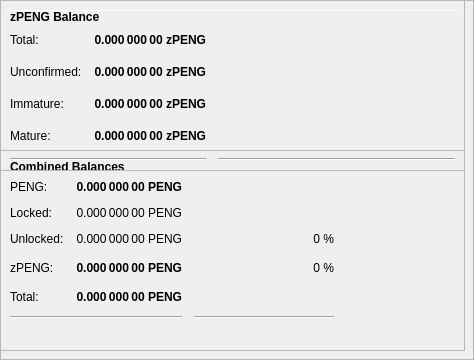
        <widget class="QFrame" name="frameObfuscation">
         <property name="minimumSize">
          <size>
           <width>0</width>
           <height>350</height>
          </size>
         </property>
         <property name="layoutDirection">
          <enum>Qt::LeftToRight</enum>
         </property>
         <property name="frameShape">
          <enum>QFrame::StyledPanel</enum>
         </property>
         <property name="frameShadow">
          <enum>QFrame::Raised</enum>
         </property>
         <widget class="QPushButton" name="runAutoDenom">
          <property name="geometry">
           <rect>
            <x>251</x>
            <y>17</y>
            <width>1</width>
            <height>1</height>
           </rect>
          </property>
          <property name="palette">
           <palette>
            <active>
             <colorrole role="WindowText">
              <brush brushstyle="SolidPattern">
               <color alpha="255">
                <red>0</red>
                <green>0</green>
                <blue>0</blue>
               </color>
              </brush>
             </colorrole>
             <colorrole role="Button">
              <brush brushstyle="SolidPattern">
               <color alpha="255">
                <red>239</red>
                <green>238</green>
                <blue>238</blue>
               </color>
              </brush>
             </colorrole>
             <colorrole role="Light">
              <brush brushstyle="SolidPattern">
               <color alpha="255">
                <red>255</red>
                <green>255</green>
                <blue>255</blue>
               </color>
              </brush>
             </colorrole>
             <colorrole role="Midlight">
              <brush brushstyle="SolidPattern">
               <color alpha="255">
                <red>247</red>
                <green>246</green>
                <blue>246</blue>
               </color>
              </brush>
             </colorrole>
             <colorrole role="Dark">
              <brush brushstyle="SolidPattern">
               <color alpha="255">
                <red>119</red>
                <green>119</green>
                <blue>119</blue>
               </color>
              </brush>
             </colorrole>
             <colorrole role="Mid">
              <brush brushstyle="SolidPattern">
               <color alpha="255">
                <red>159</red>
                <green>159</green>
                <blue>159</blue>
               </color>
              </brush>
             </colorrole>
             <colorrole role="Text">
              <brush brushstyle="SolidPattern">
               <color alpha="255">
                <red>0</red>
                <green>0</green>
                <blue>0</blue>
               </color>
              </brush>
             </colorrole>
             <colorrole role="BrightText">
              <brush brushstyle="SolidPattern">
               <color alpha="255">
                <red>255</red>
                <green>255</green>
                <blue>255</blue>
               </color>
              </brush>
             </colorrole>
             <colorrole role="ButtonText">
              <brush brushstyle="SolidPattern">
               <color alpha="255">
                <red>0</red>
                <green>0</green>
                <blue>0</blue>
               </color>
              </brush>
             </colorrole>
             <colorrole role="Base">
              <brush brushstyle="SolidPattern">
               <color alpha="255">
                <red>255</red>
                <green>255</green>
                <blue>255</blue>
               </color>
              </brush>
             </colorrole>
             <colorrole role="Window">
              <brush brushstyle="SolidPattern">
               <color alpha="255">
                <red>239</red>
                <green>238</green>
                <blue>238</blue>
               </color>
              </brush>
             </colorrole>
             <colorrole role="Shadow">
              <brush brushstyle="SolidPattern">
               <color alpha="255">
                <red>0</red>
                <green>0</green>
                <blue>0</blue>
               </color>
              </brush>
             </colorrole>
             <colorrole role="AlternateBase">
              <brush brushstyle="SolidPattern">
               <color alpha="255">
                <red>247</red>
                <green>246</green>
                <blue>246</blue>
               </color>
              </brush>
             </colorrole>
             <colorrole role="ToolTipBase">
              <brush brushstyle="SolidPattern">
               <color alpha="255">
                <red>255</red>
                <green>255</green>
                <blue>220</blue>
               </color>
              </brush>
             </colorrole>
             <colorrole role="ToolTipText">
              <brush brushstyle="SolidPattern">
               <color alpha="255">
                <red>0</red>
                <green>0</green>
                <blue>0</blue>
               </color>
              </brush>
             </colorrole>
            </active>
            <inactive>
             <colorrole role="WindowText">
              <brush brushstyle="SolidPattern">
               <color alpha="255">
                <red>0</red>
                <green>0</green>
                <blue>0</blue>
               </color>
              </brush>
             </colorrole>
             <colorrole role="Button">
              <brush brushstyle="SolidPattern">
               <color alpha="255">
                <red>239</red>
                <green>238</green>
                <blue>238</blue>
               </color>
              </brush>
             </colorrole>
             <colorrole role="Light">
              <brush brushstyle="SolidPattern">
               <color alpha="255">
                <red>255</red>
                <green>255</green>
                <blue>255</blue>
               </color>
              </brush>
             </colorrole>
             <colorrole role="Midlight">
              <brush brushstyle="SolidPattern">
               <color alpha="255">
                <red>247</red>
                <green>246</green>
                <blue>246</blue>
               </color>
              </brush>
             </colorrole>
             <colorrole role="Dark">
              <brush brushstyle="SolidPattern">
               <color alpha="255">
                <red>119</red>
                <green>119</green>
                <blue>119</blue>
               </color>
              </brush>
             </colorrole>
             <colorrole role="Mid">
              <brush brushstyle="SolidPattern">
               <color alpha="255">
                <red>159</red>
                <green>159</green>
                <blue>159</blue>
               </color>
              </brush>
             </colorrole>
             <colorrole role="Text">
              <brush brushstyle="SolidPattern">
               <color alpha="255">
                <red>0</red>
                <green>0</green>
                <blue>0</blue>
               </color>
              </brush>
             </colorrole>
             <colorrole role="BrightText">
              <brush brushstyle="SolidPattern">
               <color alpha="255">
                <red>255</red>
                <green>255</green>
                <blue>255</blue>
               </color>
              </brush>
             </colorrole>
             <colorrole role="ButtonText">
              <brush brushstyle="SolidPattern">
               <color alpha="255">
                <red>0</red>
                <green>0</green>
                <blue>0</blue>
               </color>
              </brush>
             </colorrole>
             <colorrole role="Base">
              <brush brushstyle="SolidPattern">
               <color alpha="255">
                <red>255</red>
                <green>255</green>
                <blue>255</blue>
               </color>
              </brush>
             </colorrole>
             <colorrole role="Window">
              <brush brushstyle="SolidPattern">
               <color alpha="255">
                <red>239</red>
                <green>238</green>
                <blue>238</blue>
               </color>
              </brush>
             </colorrole>
             <colorrole role="Shadow">
              <brush brushstyle="SolidPattern">
               <color alpha="255">
                <red>0</red>
                <green>0</green>
                <blue>0</blue>
               </color>
              </brush>
             </colorrole>
             <colorrole role="AlternateBase">
              <brush brushstyle="SolidPattern">
               <color alpha="255">
                <red>247</red>
                <green>246</green>
                <blue>246</blue>
               </color>
              </brush>
             </colorrole>
             <colorrole role="ToolTipBase">
              <brush brushstyle="SolidPattern">
               <color alpha="255">
                <red>255</red>
                <green>255</green>
                <blue>220</blue>
               </color>
              </brush>
             </colorrole>
             <colorrole role="ToolTipText">
              <brush brushstyle="SolidPattern">
               <color alpha="255">
                <red>0</red>
                <green>0</green>
                <blue>0</blue>
               </color>
              </brush>
             </colorrole>
            </inactive>
            <disabled>
             <colorrole role="WindowText">
              <brush brushstyle="SolidPattern">
               <color alpha="255">
                <red>119</red>
                <green>119</green>
                <blue>119</blue>
               </color>
              </brush>
             </colorrole>
             <colorrole role="Button">
              <brush brushstyle="SolidPattern">
               <color alpha="255">
                <red>239</red>
                <green>238</green>
                <blue>238</blue>
               </color>
              </brush>
             </colorrole>
             <colorrole role="Light">
              <brush brushstyle="SolidPattern">
               <color alpha="255">
                <red>255</red>
                <green>255</green>
                <blue>255</blue>
               </color>
              </brush>
             </colorrole>
             <colorrole role="Midlight">
              <brush brushstyle="SolidPattern">
               <color alpha="255">
                <red>247</red>
                <green>246</green>
                <blue>246</blue>
               </color>
              </brush>
             </colorrole>
             <colorrole role="Dark">
              <brush brushstyle="SolidPattern">
               <color alpha="255">
                <red>119</red>
                <green>119</green>
                <blue>119</blue>
               </color>
              </brush>
             </colorrole>
             <colorrole role="Mid">
              <brush brushstyle="SolidPattern">
               <color alpha="255">
                <red>159</red>
                <green>159</green>
                <blue>159</blue>
               </color>
              </brush>
             </colorrole>
             <colorrole role="Text">
              <brush brushstyle="SolidPattern">
               <color alpha="255">
                <red>119</red>
                <green>119</green>
                <blue>119</blue>
               </color>
              </brush>
             </colorrole>
             <colorrole role="BrightText">
              <brush brushstyle="SolidPattern">
               <color alpha="255">
                <red>255</red>
                <green>255</green>
                <blue>255</blue>
               </color>
              </brush>
             </colorrole>
             <colorrole role="ButtonText">
              <brush brushstyle="SolidPattern">
               <color alpha="255">
                <red>119</red>
                <green>119</green>
                <blue>119</blue>
               </color>
              </brush>
             </colorrole>
             <colorrole role="Base">
              <brush brushstyle="SolidPattern">
               <color alpha="255">
                <red>239</red>
                <green>238</green>
                <blue>238</blue>
               </color>
              </brush>
             </colorrole>
             <colorrole role="Window">
              <brush brushstyle="SolidPattern">
               <color alpha="255">
                <red>239</red>
                <green>238</green>
                <blue>238</blue>
               </color>
              </brush>
             </colorrole>
             <colorrole role="Shadow">
              <brush brushstyle="SolidPattern">
               <color alpha="255">
                <red>0</red>
                <green>0</green>
                <blue>0</blue>
               </color>
              </brush>
             </colorrole>
             <colorrole role="AlternateBase">
              <brush brushstyle="SolidPattern">
               <color alpha="255">
                <red>239</red>
                <green>238</green>
                <blue>238</blue>
               </color>
              </brush>
             </colorrole>
             <colorrole role="ToolTipBase">
              <brush brushstyle="SolidPattern">
               <color alpha="255">
                <red>255</red>
                <green>255</green>
                <blue>220</blue>
               </color>
              </brush>
             </colorrole>
             <colorrole role="ToolTipText">
              <brush brushstyle="SolidPattern">
               <color alpha="255">
                <red>0</red>
                <green>0</green>
                <blue>0</blue>
               </color>
              </brush>
             </colorrole>
            </disabled>
           </palette>
          </property>
          <property name="focusPolicy">
           <enum>Qt::NoFocus</enum>
          </property>
          <property name="autoFillBackground">
           <bool>true</bool>
          </property>
          <property name="text">
           <string/>
          </property>
          <property name="flat">
           <bool>true</bool>
          </property>
         </widget>
         <widget class="Line" name="line">
          <property name="geometry">
           <rect>
            <x>7</x>
            <y>10</y>
            <width>451</width>
            <height>1</height>
           </rect>
          </property>
          <property name="orientation">
           <enum>Qt::Horizontal</enum>
          </property>
         </widget>
         <widget class="QFrame" name="frame_3">
          <property name="geometry">
           <rect>
            <x>0</x>
            <y>150</y>
            <width>465</width>
            <height>201</height>
           </rect>
          </property>
          <property name="frameShape">
           <enum>QFrame::StyledPanel</enum>
          </property>
          <property name="frameShadow">
           <enum>QFrame::Raised</enum>
          </property>
          <layout class="QVBoxLayout" name="verticalLayout_5">
           <item>
            <layout class="QHBoxLayout" name="horizontalLayout_5" stretch="0">
             <item>
              <widget class="QLabel" name="label_5z">
               <property name="maximumSize">
                <size>
                 <width>16777215</width>
                 <height>20</height>
                </size>
               </property>
               <property name="font">
                <font>
                 <weight>75</weight>
                 <bold>true</bold>
                </font>
               </property>
               <property name="toolTip">
                <string>Combined Balances (including unconfirmed and immature coins)</string>
               </property>
               <property name="text">
                <string>&lt;html&gt;&lt;head/&gt;&lt;body&gt;&lt;p&gt;Combined Balances&lt;/p&gt;&lt;/body&gt;&lt;/html&gt;</string>
               </property>
              </widget>
             </item>
            </layout>
           </item>
           <item>
            <layout class="QGridLayout" name="gridLayout_3">
             <property name="spacing">
              <number>12</number>
             </property>
             <item row="7" column="0" colspan="2">
              <widget class="Line" name="lineSpendableBalance_3">
               <property name="orientation">
                <enum>Qt::Horizontal</enum>
               </property>
              </widget>
             </item>
             <item row="7" column="2">
              <widget class="Line" name="lineWatchBalance_3">
               <property name="sizePolicy">
                <sizepolicy hsizetype="Preferred" vsizetype="Fixed">
                 <horstretch>0</horstretch>
                 <verstretch>0</verstretch>
                </sizepolicy>
               </property>
               <property name="minimumSize">
                <size>
                 <width>140</width>
                 <height>0</height>
                </size>
               </property>
               <property name="orientation">
                <enum>Qt::Horizontal</enum>
               </property>
              </widget>
             </item>
             <item row="4" column="1">
              <widget class="QLabel" name="labelzBalancez">
               <property name="font">
                <font>
                 <weight>75</weight>
                 <bold>true</bold>
                </font>
               </property>
               <property name="cursor">
                <cursorShape>IBeamCursor</cursorShape>
               </property>
               <property name="toolTip">
                <string>Total of transactions that have yet to be confirmed, and do not yet count toward the spendable balance</string>
               </property>
               <property name="text">
                <string notr="true">0.000 000 00 PENG</string>
               </property>
               <property name="alignment">
                <set>Qt::AlignRight|Qt::AlignTrailing|Qt::AlignVCenter</set>
               </property>
               <property name="textInteractionFlags">
                <set>Qt::LinksAccessibleByMouse|Qt::TextSelectableByKeyboard|Qt::TextSelectableByMouse</set>
               </property>
              </widget>
             </item>
             <item row="6" column="1">
              <widget class="QLabel" name="labelTotalz">
               <property name="font">
                <font>
                 <weight>75</weight>
                 <bold>true</bold>
                </font>
               </property>
               <property name="cursor">
                <cursorShape>IBeamCursor</cursorShape>
               </property>
               <property name="toolTip">
                <string>Total Balance, including unconfirmed and immature coins.</string>
               </property>
               <property name="text">
                <string notr="true">0.000 000 00 PENG</string>
               </property>
               <property name="alignment">
                <set>Qt::AlignRight|Qt::AlignTrailing|Qt::AlignVCenter</set>
               </property>
               <property name="textInteractionFlags">
                <set>Qt::LinksAccessibleByMouse|Qt::TextSelectableByKeyboard|Qt::TextSelectableByMouse</set>
               </property>
              </widget>
             </item>
             <item row="4" column="3">
              <spacer name="horizontalSpacer_6">
               <property name="orientation">
                <enum>Qt::Horizontal</enum>
               </property>
               <property name="sizeHint" stdset="0">
                <size>
                 <width>40</width>
                 <height>20</height>
                </size>
               </property>
              </spacer>
             </item>
             <item row="6" column="0">
              <widget class="QLabel" name="labelTotalTextz">
               <property name="text">
                <string>Total:</string>
               </property>
              </widget>
             </item>
             <item row="1" column="0">
              <widget class="QLabel" name="labelBalanceTextz">
               <property name="text">
                <string>PENG:</string>
               </property>
              </widget>
             </item>
             <item row="1" column="1">
              <widget class="QLabel" name="labelBalancez">
               <property name="font">
                <font>
                 <weight>75</weight>
                 <bold>true</bold>
                </font>
               </property>
               <property name="cursor">
                <cursorShape>IBeamCursor</cursorShape>
               </property>
               <property name="toolTip">
                <string>Your current spendable balance</string>
               </property>
               <property name="text">
                <string notr="true">0.000 000 00 PENG</string>
               </property>
               <property name="alignment">
                <set>Qt::AlignRight|Qt::AlignTrailing|Qt::AlignVCenter</set>
               </property>
               <property name="textInteractionFlags">
                <set>Qt::LinksAccessibleByMouse|Qt::TextSelectableByKeyboard|Qt::TextSelectableByMouse</set>
               </property>
              </widget>
             </item>
             <item row="4" column="0">
              <widget class="QLabel" name="labelzBalanceTextz">
               <property name="toolTip">
                <string/>
               </property>
               <property name="text">
                <string>zPENG:</string>
               </property>
              </widget>
             </item>
             <item row="4" column="2">
              <widget class="QLabel" name="labelzPENGPercent">
               <property name="toolTip">
                <string>Current percentage of zPENG.
If AutoMint is enabled this percentage will settle around the configured AutoMint percentage (default = 10%)</string>
               </property>
               <property name="text">
                <string>0 %</string>
               </property>
               <property name="alignment">
                <set>Qt::AlignRight|Qt::AlignTrailing|Qt::AlignVCenter</set>
               </property>
              </widget>
             </item>
             <item row="6" column="2">
              <widget class="QLabel" name="label100Percent">
               <property name="text">
                <string/>
               </property>
               <property name="alignment">
                <set>Qt::AlignRight|Qt::AlignTrailing|Qt::AlignVCenter</set>
               </property>
              </widget>
             </item>
             <item row="2" column="1">
              <widget class="QLabel" name="labelLockedBalance">
               <property name="toolTip">
                <string>Locked PENG or Masternode collaterals. These are excluded from zPENG minting.</string>
               </property>
               <property name="text">
                <string>0.000 000 00 PENG</string>
               </property>
               <property name="alignment">
                <set>Qt::AlignRight|Qt::AlignTrailing|Qt::AlignVCenter</set>
               </property>
              </widget>
             </item>
             <item row="2" column="0">
              <widget class="QLabel" name="labelLockedBalanceText">
               <property name="toolTip">
                <string>Locked PENG or Masternode collaterals. These are excluded from zPENG minting.</string>
               </property>
               <property name="text">
                <string>Locked:</string>
               </property>
              </widget>
             </item>
             <item row="3" column="0">
              <widget class="QLabel" name="labelUnLockedBalanceText">
               <property name="toolTip">
                <string>Unlocked PENGs. These can be used for zPENG minting.</string>
               </property>
               <property name="text">
                <string>Unlocked:</string>
               </property>
              </widget>
             </item>
             <item row="3" column="1">
              <widget class="QLabel" name="labelUnLockedBalance">
               <property name="toolTip">
                <string>Unlocked PENGs. These can be used for zPENG minting.</string>
               </property>
               <property name="text">
                <string>0.000 000 00 PENG</string>
               </property>
               <property name="alignment">
                <set>Qt::AlignRight|Qt::AlignTrailing|Qt::AlignVCenter</set>
               </property>
              </widget>
             </item>
             <item row="3" column="2">
              <widget class="QLabel" name="labelPENGPercent">
               <property name="text">
                <string>0 %</string>
               </property>
               <property name="alignment">
                <set>Qt::AlignRight|Qt::AlignTrailing|Qt::AlignVCenter</set>
               </property>
              </widget>
             </item>
            </layout>
           </item>
           <item>
            <spacer name="verticalSpacer">
             <property name="orientation">
              <enum>Qt::Vertical</enum>
             </property>
             <property name="sizeHint" stdset="0">
              <size>
               <width>20</width>
               <height>40</height>
              </size>
             </property>
            </spacer>
           </item>
          </layout>
         </widget>
         <widget class="QFrame" name="frame_4">
          <property name="geometry">
           <rect>
            <x>0</x>
            <y>0</y>
            <width>465</width>
            <height>171</height>
           </rect>
          </property>
          <property name="frameShape">
           <enum>QFrame::StyledPanel</enum>
          </property>
          <property name="frameShadow">
           <enum>QFrame::Raised</enum>
          </property>
          <layout class="QVBoxLayout" name="verticalLayout_7">
           <item>
            <layout class="QHBoxLayout" name="horizontalLayout_8" stretch="0">
             <item>
              <widget class="QLabel" name="label_5z_3">
               <property name="maximumSize">
                <size>
                 <width>16777215</width>
                 <height>20</height>
                </size>
               </property>
               <property name="font">
                <font>
                 <weight>75</weight>
                 <bold>true</bold>
                </font>
               </property>
               <property name="text">
                <string>zPENG Balance</string>
               </property>
              </widget>
             </item>
            </layout>
           </item>
           <item>
            <layout class="QGridLayout" name="gridLayout_5">
             <property name="spacing">
              <number>12</number>
             </property>
             <item row="4" column="0">
              <widget class="QLabel" name="labelzBalanceMatureText">
               <property name="toolTip">
                <string>Mature: more than 20 confirmation and more than 1 mints of the same denomination after it was minted.
These zPENG are spendable.</string>
               </property>
               <property name="text">
                <string>Mature:</string>
               </property>
              </widget>
             </item>
             <item row="5" column="0" colspan="2">
              <widget class="Line" name="lineSpendableBalance_5">
               <property name="orientation">
                <enum>Qt::Horizontal</enum>
               </property>
              </widget>
             </item>
             <item row="1" column="1">
              <widget class="QLabel" name="labelzBalance">
               <property name="font">
                <font>
                 <weight>75</weight>
                 <bold>true</bold>
                </font>
               </property>
               <property name="cursor">
                <cursorShape>IBeamCursor</cursorShape>
               </property>
               <property name="toolTip">
                <string>All available zPENG, unconfirmed and immature zPENG included.</string>
               </property>
               <property name="text">
                <string notr="true">0.000 000 00 zPENG</string>
               </property>
               <property name="alignment">
                <set>Qt::AlignRight|Qt::AlignTrailing|Qt::AlignVCenter</set>
               </property>
               <property name="textInteractionFlags">
                <set>Qt::LinksAccessibleByMouse|Qt::TextSelectableByKeyboard|Qt::TextSelectableByMouse</set>
               </property>
              </widget>
             </item>
             <item row="5" column="2">
              <widget class="Line" name="lineWatchBalance_5">
               <property name="sizePolicy">
                <sizepolicy hsizetype="Preferred" vsizetype="Fixed">
                 <horstretch>0</horstretch>
                 <verstretch>0</verstretch>
                </sizepolicy>
               </property>
               <property name="minimumSize">
                <size>
                 <width>140</width>
                 <height>0</height>
                </size>
               </property>
               <property name="orientation">
                <enum>Qt::Horizontal</enum>
               </property>
              </widget>
             </item>
             <item row="1" column="0">
              <widget class="QLabel" name="labelzBalanceText">
               <property name="toolTip">
                <string>All available zPENG, unconfirmed and immature zPENG included.</string>
               </property>
               <property name="text">
                <string>Total:</string>
               </property>
              </widget>
             </item>
             <item row="1" column="2">
              <spacer name="horizontalSpacer_8">
               <property name="orientation">
                <enum>Qt::Horizontal</enum>
               </property>
               <property name="sizeHint" stdset="0">
                <size>
                 <width>40</width>
                 <height>20</height>
                </size>
               </property>
              </spacer>
             </item>
             <item row="4" column="2">
              <spacer name="horizontalSpacer_4">
               <property name="orientation">
                <enum>Qt::Horizontal</enum>
               </property>
               <property name="sizeHint" stdset="0">
                <size>
                 <width>40</width>
                 <height>20</height>
                </size>
               </property>
              </spacer>
             </item>
             <item row="4" column="1">
              <widget class="QLabel" name="labelzBalanceMature">
               <property name="font">
                <font>
                 <weight>75</weight>
                 <bold>true</bold>
                </font>
               </property>
               <property name="toolTip">
                <string>Mature: more than 20 confirmation and more than 1 mints of the same denomination after it was minted.
These zPENG are spendable.</string>
               </property>
               <property name="text">
                <string>0.000 000 00 zPENG</string>
               </property>
               <property name="alignment">
                <set>Qt::AlignRight|Qt::AlignTrailing|Qt::AlignVCenter</set>
               </property>
              </widget>
             </item>
             <item row="2" column="0">
              <widget class="QLabel" name="labelzBalanceUnconfirmedText">
               <property name="toolTip">
                <string>Unconfirmed: less than 20 confirmations
Immature: confirmed, but less than 1 mints of the same denomination after it was minted</string>
               </property>
               <property name="text">
                <string>Unconfirmed:</string>
               </property>
              </widget>
             </item>
             <item row="2" column="1">
              <widget class="QLabel" name="labelzBalanceUnconfirmed">
               <property name="font">
                <font>
                 <weight>75</weight>
                 <bold>true</bold>
                </font>
               </property>
               <property name="toolTip">
                <string>Unconfirmed: less than 20 confirmations
Immature: confirmed, but less than 1 mints of the same denomination after it was minted</string>
               </property>
               <property name="text">
                <string>0.000 000 00 zPENG</string>
               </property>
               <property name="alignment">
                <set>Qt::AlignRight|Qt::AlignTrailing|Qt::AlignVCenter</set>
               </property>
              </widget>
             </item>
             <item row="2" column="2">
              <spacer name="horizontalSpacer_5">
               <property name="orientation">
                <enum>Qt::Horizontal</enum>
               </property>
               <property name="sizeHint" stdset="0">
                <size>
                 <width>40</width>
                 <height>20</height>
                </size>
               </property>
              </spacer>
             </item>
             <item row="3" column="0">
              <widget class="QLabel" name="labelzBalanceImmatureText">
               <property name="toolTip">
                <string>Unconfirmed: less than 20 confirmations
Immature: confirmed, but less than 1 mints of the same denomination after it was minted</string>
               </property>
               <property name="text">
                <string>Immature:</string>
               </property>
              </widget>
             </item>
             <item row="3" column="1">
              <widget class="QLabel" name="labelzBalanceImmature">
               <property name="font">
                <font>
                 <weight>75</weight>
                 <bold>true</bold>
                </font>
               </property>
               <property name="toolTip">
                <string>Unconfirmed: less than 20 confirmations
Immature: confirmed, but less than 1 mints of the same denomination after it was minted</string>
               </property>
               <property name="text">
                <string>0.000 000 00 zPENG</string>
               </property>
               <property name="alignment">
                <set>Qt::AlignRight|Qt::AlignTrailing|Qt::AlignVCenter</set>
               </property>
              </widget>
             </item>
             <item row="3" column="2">
              <spacer name="horizontalSpacer_7">
               <property name="orientation">
                <enum>Qt::Horizontal</enum>
               </property>
               <property name="sizeHint" stdset="0">
                <size>
                 <width>40</width>
                 <height>20</height>
                </size>
               </property>
              </spacer>
             </item>
            </layout>
           </item>
          </layout>
         </widget>
        </widget>
